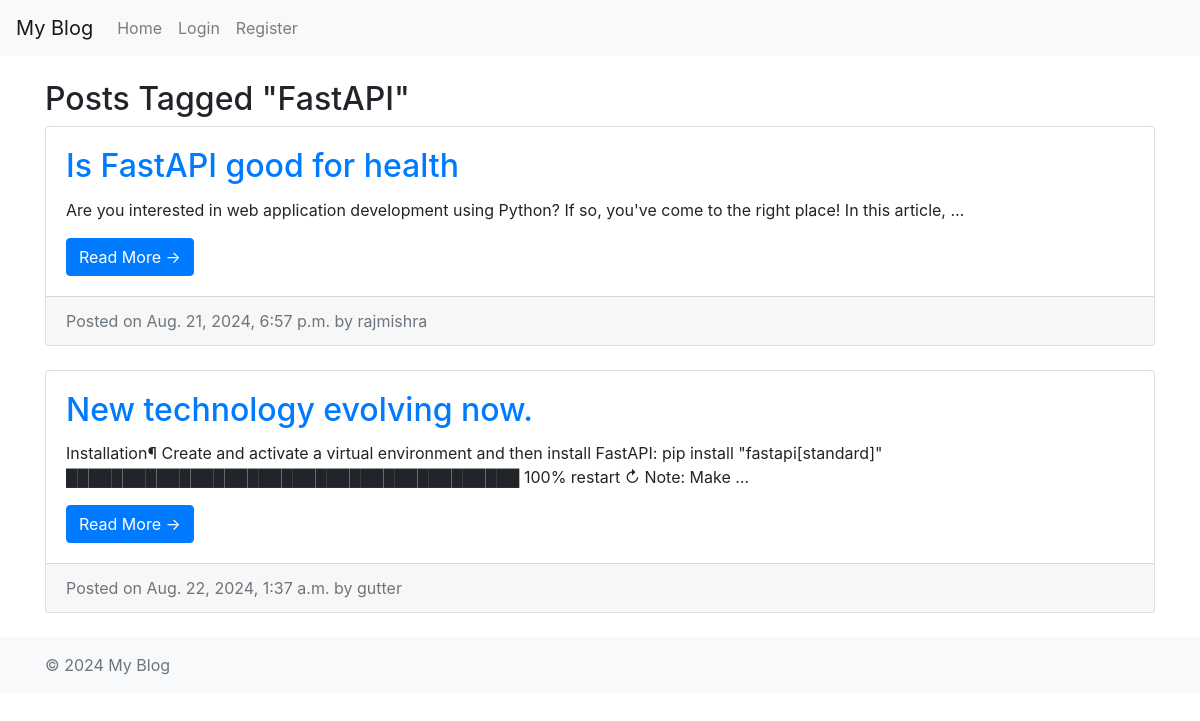
The app's page /tag/FastAPI/ with its own data.
### blog/models.py (models this page shows, shortened)
class Tag(models.Model):
    name = models.CharField(max_length=100, unique=True)

class BlogPost(models.Model):
    title = models.CharField(max_length=200)
    content = models.TextField()
    author = models.ForeignKey(User, on_delete=models.CASCADE)
    publish_date = models.DateTimeField(auto_now_add=True)
    tags = models.ManyToManyField(Tag, related_name='blog_posts')
    likes = models.ManyToManyField(User, related_name='blogpost_likes', blank=True)

### blog/views.py (the view)
# urls.py: path('tag/<str:tag_name>/', tag_posts, name='tag-posts'),
def tag_posts(request, tag_name):
    tag = get_object_or_404(Tag, name=tag_name)
    posts = BlogPost.objects.filter(tags=tag)
    return render(request, 'blog/tag_posts.html', {'posts': posts, 'tag': tag})

### blog/templates/blog/tag_posts.html (shortened to what this page needs)
{% extends 'blog/base.html' %}
{% block content %}
<h2>Posts Tagged "{{ tag.name }}"</h2>
{% for post in posts %}
    <div class="card mb-4">
        <div class="card-body">
            <h2 class="card-title"><a href="{% url 'blog-detail' post.pk %}">{{ post.title }}</a></h2>
            <p class="card-text">{{ post.content|truncatewords:20 }}</p>
            <a href="{% url 'blog-detail' post.pk %}" class="btn btn-primary">Read More &rarr;</a>
        </div>
        <div class="card-footer text-muted">
            Posted on {{ post.publish_date }} by {{ post.author }}
        </div>
    </div>
{% endfor %}
{% endblock %}

### records on screen
Tag: name "FastAPI"
BlogPost: title "Is FastAPI good for health", content "Are you interested in web application development using Python? If so, you've come to the right place! In this article, …", publish_date "Aug. 21, 2024, 6:57 p.m.", author "rajmishra"
BlogPost: title "New technology evolving now.", content "Installation¶ Create and activate a virtual environment and then install FastAPI: pip install \"fastapi[standard]\" ████████████████████████████████████████ 100% restart ↻ Note: Make …", publish_date "Aug. 22, 2024, 1:37 a.m.", author "gutter"
